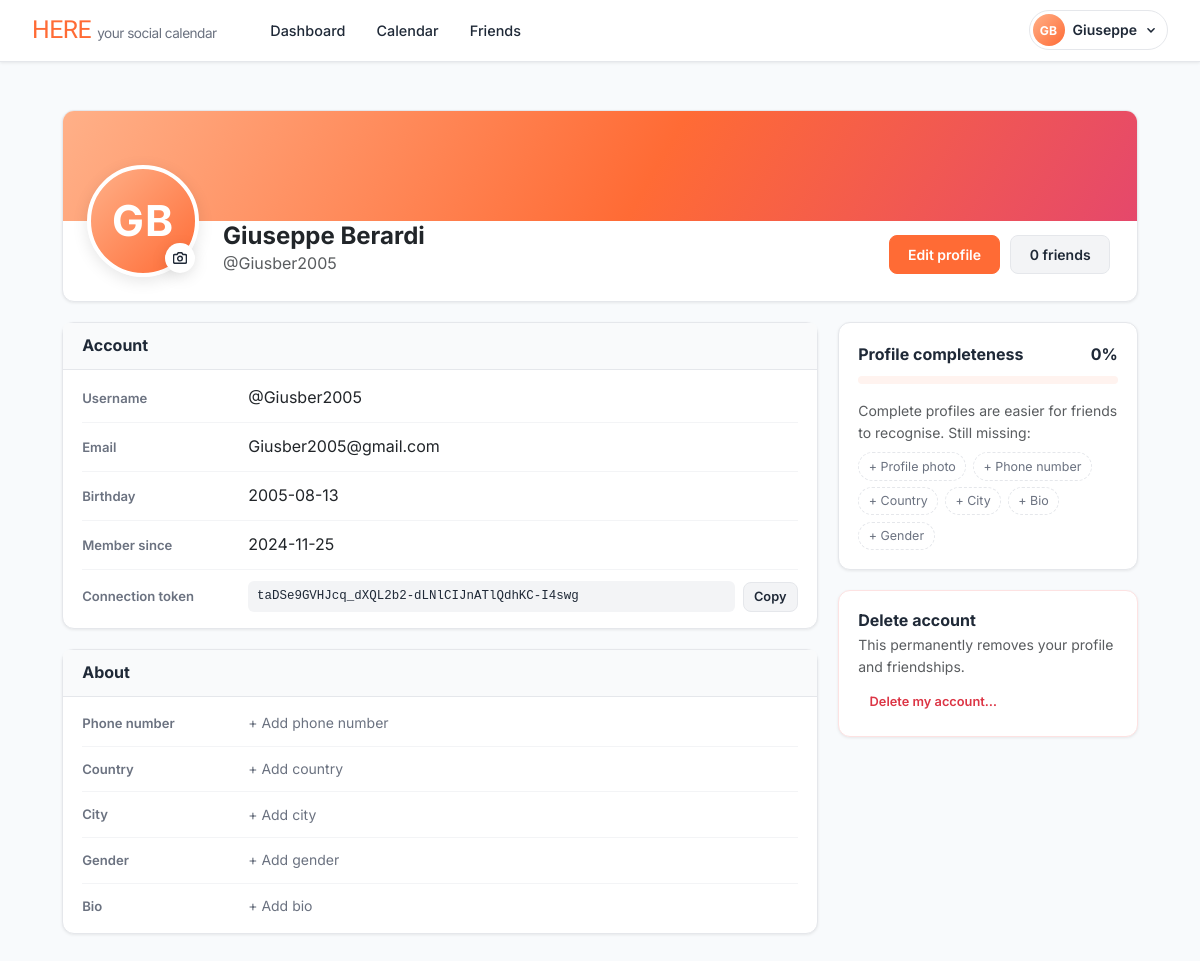
Page /account (signed in) on the committed database.
### tables this page shows
CREATE TABLE user (
    id INTEGER PRIMARY KEY,
    username TEXT NOT NULL UNIQUE,
    FirstName TEXT,
    LastName TEXT,
    birthday DATE,
    email TEXT NOT NULL UNIQUE,
    hash TEXT,
    conn_token VARCHAR(255),
    timestamp DATETIME DEFAULT CURRENT_TIMESTAMP
);

### app.py (the view)
@app.route("/account", methods=["GET"])
@login_required
def account():
    informations, optional_informations = load_profile(session["user_id"])
    optional_keys = ["photo", "phone_number", "nation", "city", "description", "gender"]
    missing = [key for key in optional_keys if not optional_informations.get(key)]
    completeness = round(100 * (len(optional_keys) - len(missing)) / len(optional_keys))
    return render_template(
        "account.html",
        informations=informations,
        optional_informations=optional_informations,
        photo_url=avatar_url(optional_informations.get("photo")),
        user_initials=initials(informations["FirstName"], informations["LastName"], informations["username"]),
        friends_count=len(get_friends(session["user_id"])),
        missing=missing,
        completeness=completeness,
    )

### app.py (called while the page is built)
@app.before_request
def enable_foreign_keys():
    db.execute("PRAGMA foreign_keys = ON")

@app.context_processor
def inject_current_user():
    user_id = session.get("user_id")
    if not user_id:
        return {}
    rows = db.execute(
        "SELECT user.username, user.FirstName, user.LastName, user_optional.photo FROM user LEFT JOIN user_optional ON user_optional.id = user.id WHERE user.id = ?",
        user_id
    )
    if not rows:
        return {}
    user = rows[0]
    return {"current_user": {
        "username": user["username"],
        "first_name": user["FirstName"],
        "avatar": avatar_url(user["photo"]),
        "initials": initials(user["FirstName"], user["LastName"], user["username"]),
    }}

def load_profile(user_id):
    informations = dict(db.execute("SELECT * FROM user WHERE id = ?", user_id)[0])
    optional_informations = dict(db.execute("SELECT * FROM user_optional WHERE id = ?", user_id)[0])
    phone_string = optional_informations.pop("number")
    if phone_string:
        optional_informations["prefix"], optional_informations["phone_number"] = split_phonenumber(phone_string)
    else:
        optional_informations["prefix"] = None
        optional_informations["phone_number"] = None
    return informations, optional_informations

### helpers.py (called while the page is built)
def login_required(f):
    @wraps(f)
    def decorated_function(*args, **kwargs):
        if session.get("user_id") is None:
            return redirect("/login")
        return f(*args, **kwargs)
    return decorated_function

def avatar_url(filename):
    if not filename:
        return None
    return f"/static/profile_images/{filename}"

def initials(first_name, last_name, username=""):
    letters = (first_name or "")[:1] + (last_name or "")[:1]
    return (letters or (username or "?")[:2]).upper()

def get_friends(user_id):
    return db.execute(
        """
        SELECT user.id, user.username, user.FirstName, user.LastName, user.birthday,
               user_optional.photo, user_optional.city, user_optional.nation,
               connections.timestamp AS since
        FROM connections
        JOIN user ON user.id = CASE WHEN connections.id1 = ? THEN connections.id2 ELSE connections.id1 END
        LEFT JOIN user_optional ON user_optional.id = user.id
        WHERE connections.id1 = ? OR connections.id2 = ?
        ORDER BY connections.timestamp DESC
        """,
        user_id, user_id, user_id
    )

### templates/account.html (shortened to what this page needs)
{% extends "root.html" %}
{% from "_macros.html" import avatar as avatar_circle %}
{% block main %}
{% set labels = {"photo": "Profile photo", "phone_number": "Phone number", "nation": "Country", "city": "City", "description": "Bio", "gender": "Gender"} %}
<div class="text-start">
    <section class="card profile-hero">
        <div class="profile-hero-cover"></div>
        <div class="profile-hero-body">
            <div class="profile-hero-avatar">
                <a href="/change_informations" class="avatar-edit-link" aria-label="Change profile photo">
                    {{ avatar_circle(photo_url, user_initials, "xl") }}
                    <span class="avatar-edit-badge" aria-hidden="true">
                        <svg width="14" height="14" viewBox="0 0 24 24" fill="none" stroke="currentColor" stroke-width="2.4" stroke-linecap="round" stroke-linejoin="round"><path d="M23 19a2 2 0 0 1-2 2H3a2 2 0 0 1-2-2V8a2 2 0 0 1 2-2h4l2-3h6l2 3h4a2 2 0 0 1 2 2z"/><circle cx="12" cy="13" r="4"/></svg>
                    </span>
                </a>
            </div>
            <div class="profile-hero-info">
                <h1 class="profile-name">{{ informations.FirstName }} {{ informations.LastName }}</h1>
                <div class="text-muted">@{{ informations.username }}
                </div>
            </div>
            <div class="profile-hero-actions">
                <a href="/change_informations" class="btn btn-primary">Edit profile</a>
                <a href="/friends" class="btn btn-secondary">{{ friends_count }} friend{{ '' if friends_count == 1 else 's' }}</a>
            </div>
        </div>
    </section>
    <div class="account-grid">
        <div class="account-main">
            <section class="card">
                <div class="card-header"><h2 class="card-title">Account</h2></div>
                <dl class="detail-list">
                    <div><dt>Username</dt><dd>@{{ informations.username }}</dd></div>
                    <div><dt>Email</dt><dd>{{ informations.email }}</dd></div>
                    <div><dt>Birthday</dt><dd>{{ informations.birthday }}</dd></div>
                    <div><dt>Member since</dt><dd>{{ informations.timestamp[:10] }}</dd></div>
                    <div>
                        <dt>Connection token</dt>
                        <dd class="token-row">
                            <code class="token">{{ informations.conn_token }}</code>
                            <button type="button" class="btn btn-secondary btn-sm m-0" data-copy="{{ informations.conn_token }}">Copy</button>
                        </dd>
                    </div>
                </dl>
            </section>
            <section class="card">
                <div class="card-header"><h2 class="card-title">About</h2></div>
                <dl class="detail-list">
                    {% for key in ["phone_number", "nation", "city", "gender", "description"] %}
                        <div>
                            <dt>{{ labels[key] }}</dt>
                            <dd class="d-flex align-items-center gap-2">
                                {% if optional_informations[key] %}
                                    <span class="flex-grow-1">
                                        {% if key == "phone_number" %}{{ optional_informations.prefix }} {{ optional_informations[key] }}
                                        {% elif key in ["nation", "city"] %}{{ optional_informations[key] | title }}
                                        {% else %}{{ optional_informations[key] }}{% endif %}
                                    </span>
                                    <form action="/delete_information" method="post" class="m-0">
                                        <input type="hidden" name="field" value="{{ key }}">
                                        <button type="submit" class="icon-btn" aria-label="Remove {{ labels[key] | lower }}" title="Remove">&times;</button>
                                    </form>
                                {% else %}
                                    <a href="/change_informations" class="text-muted-link">+ Add {{ labels[key] | lower }}</a>
                                {% endif %}
                            </dd>
                        </div>
                    {% endfor %}
                </dl>
            </section>
        </div>
        <aside class="account-side">
            <section class="card card-body">
                <div class="d-flex justify-content-between align-items-baseline">
                    <h2 class="card-title">Profile completeness</h2>
                    <strong>{{ completeness }}%</strong>
                </div>
                <div class="meter mt-2" role="progressbar" aria-valuenow="{{ completeness }}" aria-valuemin="0" aria-valuemax="100">
                </div>
                {% if missing %}
                    <p class="small text-muted mt-3 mb-2">Complete profiles are easier for friends to recognise. Still missing:</p>
                    <ul class="missing-list">
                        {% for key in missing %}<li><a href="/change_informations">{{ labels[key] }}</a></li>{% endfor %}
                    </ul>
                {% else %}
                    <p class="small text-muted mt-3 mb-0">Your profile is complete — nice work!</p>
                {% endif %}
            </section>
            <section class="card card-body danger-zone">
                <h2 class="card-title mb-1">Delete account</h2>
                <p class="small text-muted mb-2">This permanently removes your profile and friendships.</p>
                <button class="btn btn-ghost btn-sm m-0 text-danger align-self-start" data-bs-toggle="collapse" data-bs-target="#confirmDelete">Delete my account…</button>
            </section>
        </aside>
    </div>
</div>
{% endblock %}

### templates/root.html (shortened to what this page needs)
<!DOCTYPE html>
<html lang="en">
<head>
    <link href="https://cdn.jsdelivr.net/npm/bootstrap@5.3.2/dist/css/bootstrap.min.css" rel="stylesheet">
    <link href="/static/css/styles.css" rel="stylesheet">
</head>
<body>
    {% from "_macros.html" import avatar %}
    <nav class="navbar navbar-expand-md">
        <div class="container-fluid">
            <a class="navbar-brand" href="{{ '/dashboard' if session['user_id'] else '/login' }}">
                HERE
                <span class="brand-sub">your social calendar</span>
            </a>
            <div class="collapse navbar-collapse" id="navbar">
                {% if session["user_id"] and current_user %}
                    <ul class="navbar-nav me-auto ms-md-4 mt-2 mt-md-0 gap-1">
                        <li class="nav-item"><a class="nav-link {{ 'active' if request.path == '/dashboard' }}" href="/dashboard">Dashboard</a></li>
                        <li class="nav-item"><a class="nav-link {{ 'active' if request.path == '/' }}" href="/">Calendar</a></li>
                        <li class="nav-item"><a class="nav-link {{ 'active' if request.path == '/friends' }}" href="/friends">Friends</a></li>
                    </ul>
                    <div class="dropdown mt-2 mt-md-0">
                        <button class="user-menu" type="button" data-bs-toggle="dropdown" aria-expanded="false">
                            {{ avatar(current_user.avatar, current_user.initials, "sm") }}
                            <span class="user-menu-name">{{ current_user.first_name or current_user.username }}</span>
                            <svg width="12" height="12" viewBox="0 0 16 16" fill="currentColor" aria-hidden="true"><path d="M3.2 5.7a1 1 0 0 1 1.4 0L8 9.1l3.4-3.4a1 1 0 1 1 1.4 1.4l-4.1 4.1a1 1 0 0 1-1.4 0L3.2 7.1a1 1 0 0 1 0-1.4z"/></svg>
                        </button>
                    </div>
                {% else %}
                    <ul class="navbar-nav ms-auto mt-2 mt-md-0 gap-1">
                        <li class="nav-item"><a class="nav-link {{ 'active' if request.path == '/login' }}" href="/login">Log In</a></li>
                        <li class="nav-item"><a class="btn btn-primary btn-sm ms-md-2" href="/register">Create account</a></li>
                    </ul>
                {% endif %}
            </div>
        </div>
    </nav>
    {% if self.main() | trim %}
        <main class="container py-5 text-center">
            {% block main %}{% endblock %}
        </main>
    {% endif %}
</body>
</html>

### rows in the picture
user: FirstName "Giuseppe", LastName "Berardi", username "Giusber2005", email "Giusber2005@gmail.com", birthday "2005-08-13", timestamp "2024-11-25", conn_token "taDSe9GVHJcq_dXQL2b2-dLNlCIJnATlQdhKC-I4swg"

### other values in the picture
{{ letters }} "GB GB"
{{ friends_count }} "0"
{{ '' if friends_count == 1 else 's' }} "s"
{{ labels[key] }} "Phone number" "Country" "City" "Gender" "Bio"
{{ labels[key] | lower }} "phone number" "country" "city" "gender" "bio"
{{ completeness }} "0"
{{ labels[key] }} "Profile photo" "Phone number" "Country" "City" "Bio" "Gender"
